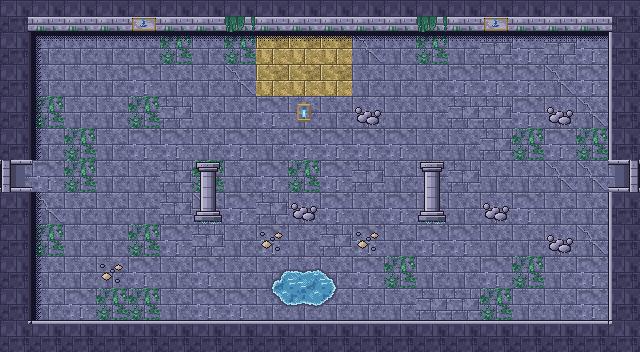

This game map was drawn from its Tiled (.tmx) file and the tilesets committed beside it. A one-line description and the full map source follow:
An orthogonal 20x11 tile map with 32x32 px tiles, 4 tile layers (Sol, Decor, Murs, Dessus) and 12 objects (3x Ennemi, 2x Sortie, 2x Spawn, 2x Torche, Porte, ...).

<map version="1.10" tiledversion="1.12.2" orientation="orthogonal" renderorder="right-down" width="20" height="11" tilewidth="32" tileheight="32" infinite="0" nextlayerid="6" nextobjectid="13">
 <properties>
  <property name="carte_x" type="int" value="2" />
  <property name="carte_y" type="int" value="1" />
  <property name="etage" value="rdc" />
 </properties>
 <tileset firstgid="1" source="../tilesets/sanctuaire.tsx" />
 <layer id="1" name="Sol" width="20" height="11">
  <data encoding="csv">
1,6,2,2,2,1,3,3,1,2,2,2,3,3,1,2,2,1,1,1,
3,1,1,1,1,6,1,6,125,125,125,4,1,6,1,3,2,3,2,2,
1,1,1,1,2,1,1,4,125,125,125,1,1,1,2,2,2,4,2,3,
2,6,1,1,6,3,1,1,2,151,1,1,1,1,3,3,2,1,4,3,
1,1,6,1,2,2,1,2,1,2,2,2,2,1,1,3,6,2,6,4,
1,2,6,1,1,3,6,1,2,6,2,3,1,1,3,1,1,4,4,2,
2,4,1,1,1,3,4,2,3,1,2,1,2,1,1,1,2,1,1,2,
2,6,1,1,6,2,3,1,2,1,3,2,1,2,2,1,1,1,4,2,
1,1,1,1,2,1,2,1,90,82,91,2,6,1,1,2,6,1,2,2,
2,1,2,6,6,1,2,2,92,83,93,1,1,3,3,6,1,1,2,1,
2,2,2,2,1,2,6,1,1,3,1,1,1,1,3,3,1,1,6,1
</data>
 </layer>
 <layer id="2" name="Decor" width="20" height="11">
  <data encoding="csv">
0,0,0,0,0,0,0,0,0,0,0,0,0,0,0,0,0,0,0,0,
0,15,13,13,13,13,13,13,13,13,13,13,13,13,13,13,13,13,13,0,
0,14,0,0,0,0,0,0,0,0,0,0,0,0,0,0,0,0,0,0,
0,14,0,0,0,0,0,0,0,0,0,128,0,0,0,0,0,128,0,0,
0,14,0,0,0,0,0,0,0,0,0,0,0,0,0,0,0,0,0,0,
0,0,0,0,0,0,0,0,0,0,0,0,0,0,0,0,0,0,0,0,
0,14,0,0,0,0,0,0,0,128,0,0,0,0,0,128,0,0,0,0,
0,14,0,0,0,0,0,0,16,0,0,16,0,0,0,0,0,128,0,0,
0,14,0,16,0,0,0,0,0,0,0,0,0,0,0,0,0,0,0,0,
0,14,0,0,0,0,0,0,0,0,0,0,0,0,0,0,0,0,0,0,
0,0,0,0,0,0,0,0,0,0,0,0,0,0,0,0,0,0,0,0
</data>
 </layer>
 <layer id="3" name="Murs" width="20" height="11">
  <data encoding="csv">
21,17,17,17,17,17,17,17,17,17,17,17,17,17,17,17,17,17,17,22,
19,0,0,0,0,0,0,0,0,0,0,0,0,0,0,0,0,0,0,20,
19,0,0,0,0,0,0,0,0,0,0,0,0,0,0,0,0,0,0,20,
19,0,0,0,0,0,0,0,0,0,0,0,0,0,0,0,0,0,0,20,
19,0,0,0,0,0,0,0,0,0,0,0,0,0,0,0,0,0,0,20,
43,0,0,0,0,0,0,0,0,0,0,0,0,0,0,0,0,0,0,44,
19,0,0,0,0,0,114,0,0,0,0,0,0,114,0,0,0,0,0,20,
19,0,0,0,0,0,0,0,0,0,0,0,0,0,0,0,0,0,0,20,
19,0,0,0,0,0,0,0,0,0,0,0,0,0,0,0,0,0,0,20,
19,0,0,0,0,0,0,0,0,0,0,0,0,0,0,0,0,0,0,20,
23,18,18,18,18,18,18,18,18,18,18,18,18,18,18,18,18,18,18,24
</data>
 </layer>
 <objectgroup id="4" name="Objets">
  <object id="1" type="Sortie" x="0" y="160" width="32" height="32">
   <properties>
    <property name="cible_carte" value="res://scenes/rooms/donjon3_salle_02_room.tscn" />
    <property name="cible_spawn" value="depuis_est" />
    <property name="godot_node_type" value="area" />
   </properties>
  </object>
  <object id="2" type="Sortie" x="608" y="160" width="32" height="32">
   <properties>
    <property name="cible_carte" value="res://scenes/rooms/donjon3_salle_05_room.tscn" />
    <property name="cible_spawn" value="depuis_ouest" />
    <property name="godot_node_type" value="area" />
   </properties>
  </object>
  <object id="3" type="Porte" x="608" y="160" width="32" height="32">
   <properties>
    <property name="id" value="donjon3_porte_02" />
    <property name="type" value="ennemis" />
   </properties>
  </object>
  <object id="4" type="Spawn" x="80" y="176">
   <properties>
    <property name="id" value="depuis_ouest" />
   </properties>
   <point />
  </object>
  <object id="5" type="Spawn" x="560" y="176">
   <properties>
    <property name="id" value="depuis_est" />
   </properties>
   <point />
  </object>
  <object id="6" type="Coffre" x="304" y="80">
   <properties>
    <property name="id" value="donjon3_coffre_03" />
    <property name="contenu" value="objet_lanterne" />
    <property name="important" type="bool" value="true" />
   </properties>
   <point />
  </object>
  <object id="7" type="Torche" x="176" y="80">
   <properties>
    <property name="id" value="donjon3_brasero_01" />
    <property name="etat" value="allumee" />
    <property name="permanente" type="bool" value="true" />
   </properties>
   <point />
  </object>
  <object id="8" type="Torche" x="432" y="80">
   <properties>
    <property name="id" value="donjon3_brasero_02" />
    <property name="etat" value="allumee" />
    <property name="permanente" type="bool" value="true" />
   </properties>
   <point />
  </object>
  <object id="9" type="Ennemi" x="336" y="208">
   <properties>
    <property name="type" value="tetard_encre" />
    <property name="variante" value="normal" />
   </properties>
   <point />
  </object>
  <object id="10" type="Ennemi" x="144" y="272">
   <properties>
    <property name="type" value="tetard_encre" />
    <property name="variante" value="normal" />
   </properties>
   <point />
  </object>
  <object id="11" type="Ennemi" x="496" y="272">
   <properties>
    <property name="type" value="tetard_encre" />
    <property name="variante" value="normal" />
   </properties>
   <point />
  </object>
  <object id="12" name="indice_lanterne_gravee" x="256" y="96" width="96" height="64">
   <properties>
    <property name="godot_node_type" value="area" />
   </properties>
  </object>
 </objectgroup>
 <layer id="5" name="Dessus" width="20" height="11">
  <data encoding="csv">
0,0,0,0,118,0,0,119,0,0,0,0,0,119,0,118,0,0,0,0,
0,0,0,0,0,0,0,0,0,0,0,0,0,0,0,0,0,0,0,0,
0,0,0,0,0,0,0,0,0,0,0,0,0,0,0,0,0,0,0,0,
0,0,0,0,0,0,0,0,0,0,0,0,0,0,0,0,0,0,0,0,
0,0,0,0,0,0,0,0,0,0,0,0,0,0,0,0,0,0,0,0,
47,0,0,0,0,0,113,0,0,0,0,0,0,113,0,0,0,0,0,48,
0,0,0,0,0,0,0,0,0,0,0,0,0,0,0,0,0,0,0,0,
0,0,0,0,0,0,0,0,0,0,0,0,0,0,0,0,0,0,0,0,
0,0,0,0,0,0,0,0,0,0,0,0,0,0,0,0,0,0,0,0,
0,0,0,0,0,0,0,0,0,0,0,0,0,0,0,0,0,0,0,0,
0,0,0,0,0,0,0,0,0,0,0,0,0,0,0,0,0,0,0,0
</data>
 </layer>
</map>
